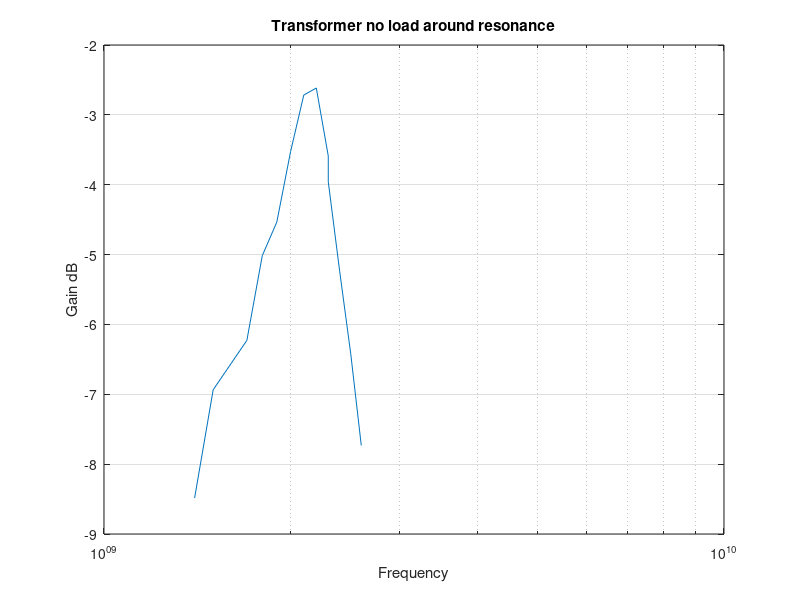

This figure's MATLAB source:
freq = [1.4e+9, 1.5e+9, 1.7e+9, 1.8e+9, 1.9e+9, 2e+9, 2.1e+9, 2.2e+9, 2.3e+9, 2.3e+9, 2.4e+9, 2.5e+9, 2.6e+9];
    
Vi = [1.36, 1.36, 1.36, 1.24, 1.20, 1.08, 1.05, 1.00, 1.04, 1.06, 1.20, 1.34, 1.52];
Vo = [512e-3, 612e-3, 664e-3, 696e-3, 712e-3, 720e-3, 768e-3, 740e-3, 688e-3, 672e-3, 656e-3, 640e-3, 624e-3];

gain = Vo ./ Vi;

gain_dB = 20*log10(gain); % Convert to dB

semilogx(freq, gain_dB)
grid on
title('Transformer no load around resonance')
xlabel('Frequency')
ylabel('Gain dB')